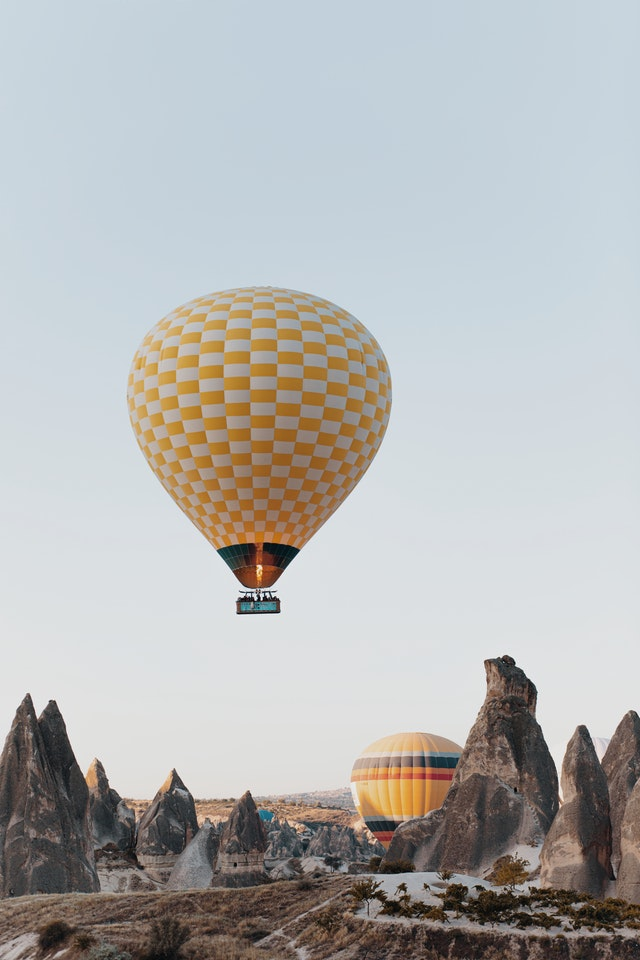
#> input picture exercises2/karsilasitrma_aircaft.jpg, 640 x 960 px, found by its file name; the run also reads 1 picture not shown here
$ python resim_karsilastirma.py
#> lines starting #> are read from the running program, lines starting #| are printed output that depends on the picture
# here we can find out if they are equal by comparing the two images with each other, we compare the pixels

import cv2
import numpy as np

path1 = "C:\PycharmProjects\Opencv\Alistirmalar\karsilasitrma_aircaft.jpg"
path2 = "C:\PycharmProjects\Opencv\Alistirmalar\karsilasitrma_aircaft1.jpg"

img1 = cv2.imread(path1)
#> img1 is the input picture: shape (960, 640, 3); mean B, G, R 179.6, 180.6, 180.1
img1 = cv2.resize(img1, (640,480))
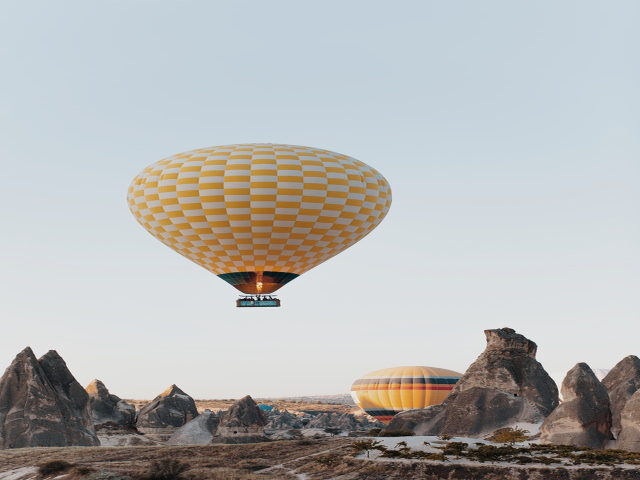
#> img1: shape (480, 640, 3); mean B, G, R 179.7, 180.7, 180.2

img2 = cv2.imread(path2)
img2 = cv2.resize(img2, (640,480))

img3 = cv2.medianBlur(img1, 7)
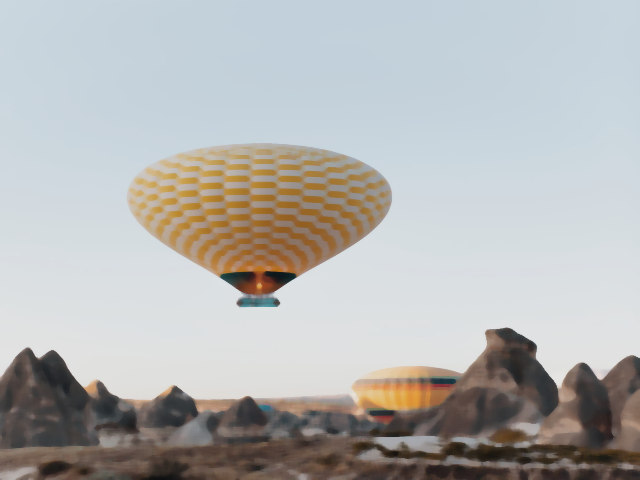
#> img3: shape (480, 640, 3); mean B, G, R 179.7, 180.6, 180.2
#our purpose of doing this is to corrupt an active image and assign it to a different variable and get different results from the output

if img1.shape == img2.shape:
    print(f"first picture {img1} and the second picture {img2} has same size")
#> (printed output is left out)

else:
    print(f"first picture {img1} and the second picture {img2} hasn't same size")

# diff == difference
diff = cv2.subtract(img1, img3) # this function compares 2 pictures and paints the different parts a different color
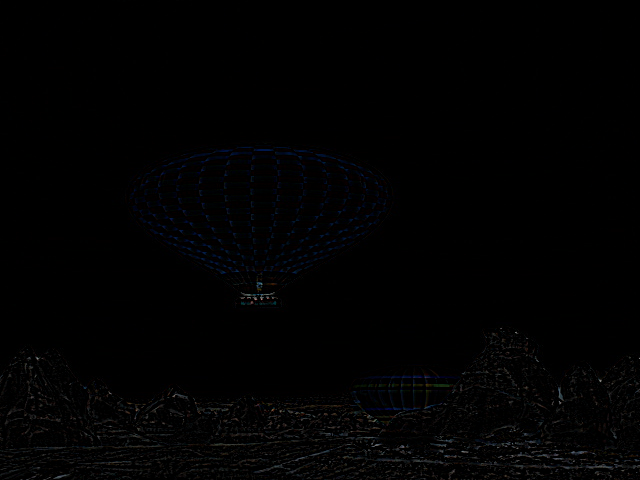
#> diff: shape (480, 640, 3); mean B, G, R 1.9, 1.6, 1.6
b, g, r = cv2.split(diff) # Thanks to split, we split the diff and reach the bgr values, then we sync


if cv2.countNonZero(b) == 0 and  cv2.countNonZero(g) == 0 and cv2.countNonZero(r) == 0:
# this function scans the values of the variable it enters one by one and determines how many non-0's
    print("this 3 pictures are completely equal")

else:
    print("This 3 pictures are not equal")

cv2.imshow("aircraft1", img1)
cv2.imshow("aircraft2", img2)
cv2.imshow("Difference", diff)

cv2.waitKey(0)
cv2.destroyAllWindows()
